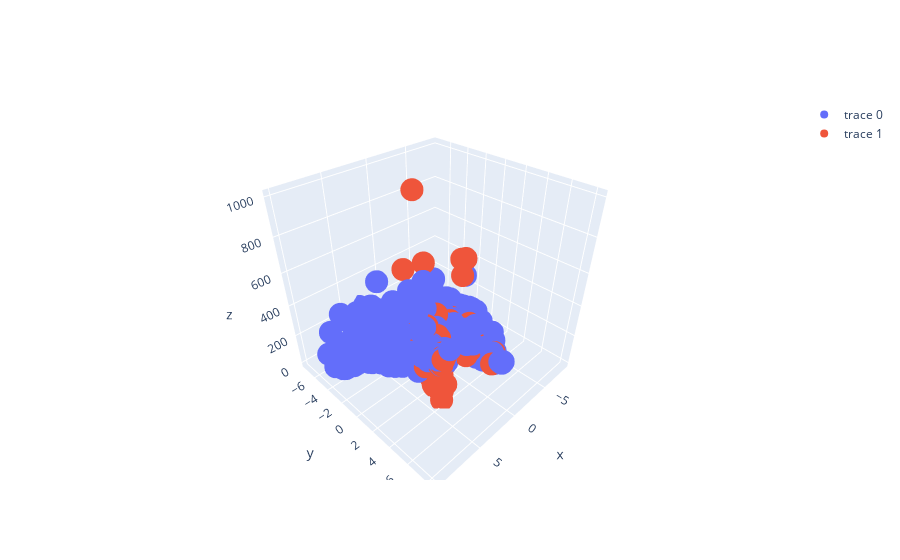

The cell this chart's notebook holds for it:
### Code cell
fig = go.Figure()
bona = (y-y_pred_svr)**2 < 1
mala = (y-y_pred_svr)**2 > 1

fig.add_trace(go.Scatter3d(x=X_pca[bona,4],y=X_pca[bona,5],z=y[bona],mode='markers'))
fig.add_trace(go.Scatter3d(x=X_pca[mala,4],y=X_pca[mala,5],z=y[mala],mode='markers'))

### Figure 1 — Plotly figure (JSON) as saved in the notebook; plotly's stock layout.template omitted (floating-point values rounded to 4 significant figures; data arrays with more than 128 entries replaced by an {"elided": "..."} marker saying what was removed)
{"data": [{"mode": "markers", "type": "scatter3d", "x": {"elided": "5118 float values"}, "y": {"elided": "5118 float values"}, "z": {"elided": "5118 float values"}}, {"mode": "markers", "type": "scatter3d", "x": {"elided": "994 float values"}, "y": {"elided": "994 float values"}, "z": {"elided": "994 float values"}}], "layout": {}}
